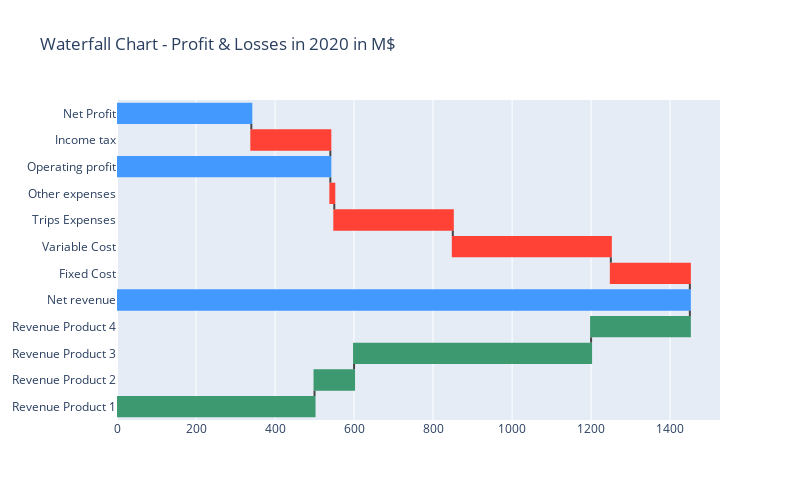

The cell this chart's notebook holds for it:
### Markdown cell above
Waterfall charts in Plotly are created using **Plotly Graph Objects** (not Plotly Express). Key arguments include:
* orientation – sets chart direction (e.g., horizontal)
* measure – defines each step as either relative (added/subtracted) or total (shows the accumulated value).

### Code cell
import plotly.graph_objs as go
fig = go.Figure(go.Waterfall(
    orientation = "h",
    measure = ["relative", "relative", "relative", "relative","total",
               "relative", "relative", "relative", "relative","total",
                "relative","total"],
    y = df.index.to_list(),
    x = df['Value']
))


fig.update_layout(title = "Waterfall Chart - Profit & Losses in 2020 in M$",
                  width=800, height=500)
# go.Waterfall() doesn't have a argument for setting width, height and title
# we set with fig.update_layout()
fig.show()

### Figure 1 — Plotly figure (JSON) as saved in the notebook; plotly's stock layout.template omitted (floating-point values rounded to 4 significant figures)
{"data": [{"measure": ["relative", "relative", "relative", "relative", "total", "relative", "relative", "relative", "relative", "total", "relative", "total"], "orientation": "h", "type": "waterfall", "x": [500, 100, 600, 250, 1450, -200, -400, -300, -10, 540, -200, 340], "y": ["Revenue Product 1", "Revenue Product 2", "Revenue Product 3", "Revenue Product 4", "Net revenue", "Fixed Cost", "Variable Cost", "Trips Expenses", "Other expenses", "Operating profit", "Income tax", "Net Profit"]}], "layout": {"height": 500, "title": {"text": "Waterfall Chart - Profit & Losses in 2020 in M$"}, "width": 800}}
